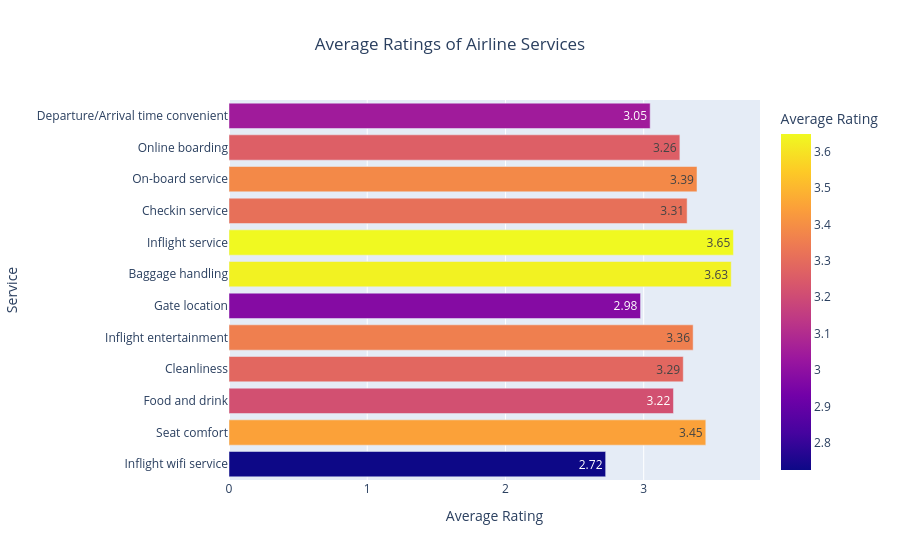

Notebook cell for this chart:
### Markdown cell above
##### 13.SERVICE RATINGS COMPARISON

### Code cell
service_cols = ['Inflight wifi service','Seat comfort','Food and drink','Cleanliness','Inflight entertainment','Gate location',
              'Baggage handling', 'Inflight service', 'Checkin service','On-board service','Online boarding' ,'Departure/Arrival time convenient']

service_avg = df[service_cols].mean().reset_index()
service_avg.columns = ['Service', 'Average Rating']

fig = px.bar(
    service_avg,
    x='Average Rating',
    y='Service',
    orientation='h',
    color='Average Rating',
    title='Average Ratings of Airline Services',
    text_auto='.2f')

fig.update_layout(title_x=0.5)
fig.show()

### Figure 1 — Plotly figure (JSON) as saved in the notebook; plotly's stock layout.template omitted (floating-point values rounded to 4 significant figures)
{"data": [{"alignmentgroup": "True", "hovertemplate": "Average Rating=%{marker.color}<br>Service=%{y}<extra></extra>", "legendgroup": "", "marker": {"color": [2.725, 3.449, 3.215, 3.286, 3.358, 2.977, 3.633, 3.649, 3.314, 3.386, 3.262, 3.047], "coloraxis": "coloraxis", "pattern": {"shape": ""}}, "name": "", "offsetgroup": "", "orientation": "h", "showlegend": false, "textposition": "auto", "texttemplate": "%{x:.2f}", "type": "bar", "x": [2.725, 3.449, 3.215, 3.286, 3.358, 2.977, 3.633, 3.649, 3.314, 3.386, 3.262, 3.047], "xaxis": "x", "y": ["Inflight wifi service", "Seat comfort", "Food and drink", "Cleanliness", "Inflight entertainment", "Gate location", "Baggage handling", "Inflight service", "Checkin service", "On-board service", "Online boarding", "Departure/Arrival time convenient"], "yaxis": "y"}], "layout": {"autosize": true, "barmode": "relative", "coloraxis": {"colorbar": {"title": {"text": "Average Rating"}}, "colorscale": [[0, "#0d0887"], [0.1111, "#46039f"], [0.2222, "#7201a8"], [0.3333, "#9c179e"], [0.4444, "#bd3786"], [0.5556, "#d8576b"], [0.6667, "#ed7953"], [0.7778, "#fb9f3a"], [0.8889, "#fdca26"], [1, "#f0f921"]]}, "legend": {"tracegroupgap": 0}, "title": {"text": "Average Ratings of Airline Services", "x": 0.5}, "xaxis": {"anchor": "y", "autorange": true, "domain": [0, 1], "range": [0, 3.841], "title": {"text": "Average Rating"}, "type": "linear"}, "yaxis": {"anchor": "x", "autorange": true, "domain": [0, 1], "range": [-0.5, 11.5], "title": {"text": "Service"}, "type": "category"}}}
